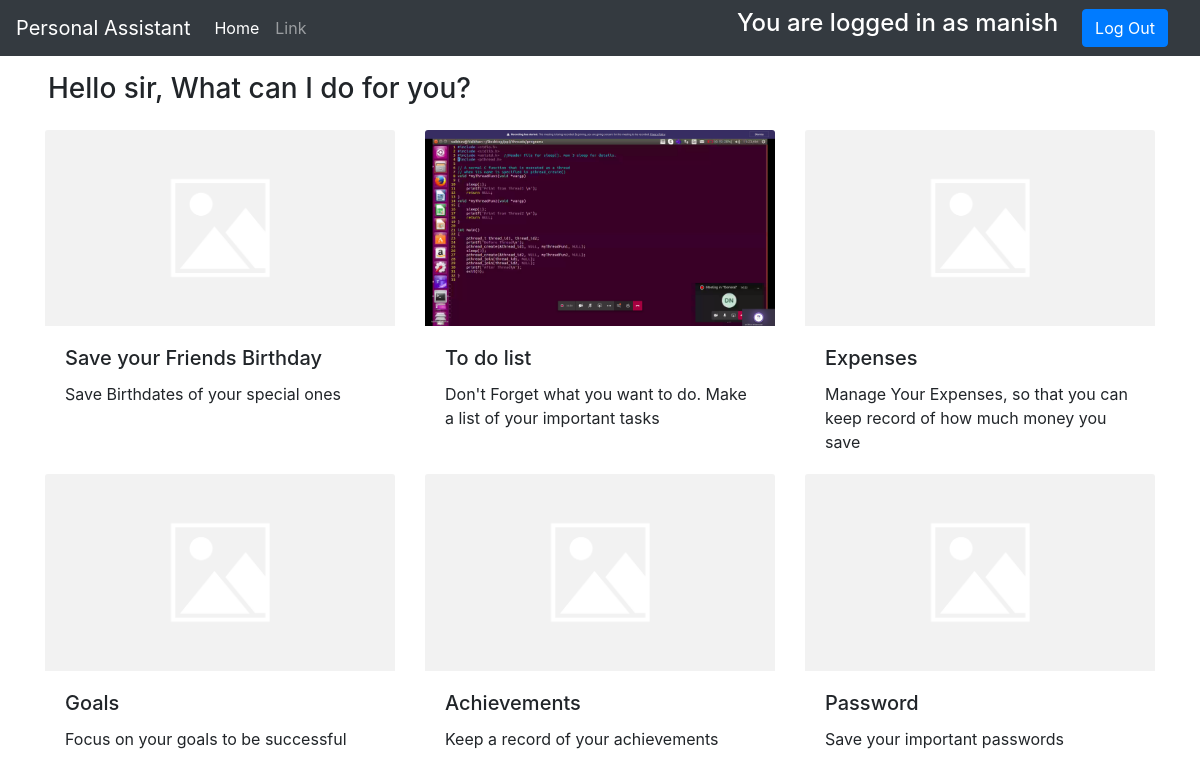
The app's page / (signed in) with its own data.
### assistant/models.py (models this page shows, shortened)
class task(models.Model):
    task_name = models.CharField(max_length = 40)
    task_desc = models.CharField(max_length = 200)
    task_ima = models.ImageField(upload_to = 'assistant/images/')
    task_url = models.CharField(max_length = 20, default = '#')

### assistant/views.py (the view)
# urls.py: path('', include('assistant.urls')),
def assistant(request):
    tasks = task.objects.all()
    params ={'tasklist' : tasks}
    return render(request, 'assistant/index.html', params)

### assistant/templates/assistant/index.html
{% extends 'assistant/basic.html' %}
  {% block body %}
    <div class="ml-5 mt-3">
        <h3>Hello sir, What can I do for you?</h1>
    </div>
    <div class = "container mt-4">
        <div class="row">
            {% for i in tasklist %}
            <div class="col-sm-4">
                <div class="card-group" >
                <a href = "{% url 'goals' idz=0 typer='none2' %}"><img class="card-img-top" src="media/{{i.task_ima}}" alt="Card image cap"></a>
                <div class="card-body">
                    <h5 class="card-title">{{i.task_name}}</h5>
                    <p class="card-text">{{i.task_desc}}</p>
                </div>
              </div>
            </div>
            {% if forloop.counter|divisibleby:3 and forloop.counter > 0 and not forloop.last %}
                </div><div class = "row">
            {% endif %}
        {% endfor %}
        </div>
        </div>
    {% endblock %}

### assistant/templates/assistant/basic.html (shortened to what this page needs)
<!doctype html>
<html lang="en">
  <head>
    <link rel="stylesheet" href="https://stackpath.bootstrapcdn.com/bootstrap/4.5.0/css/bootstrap.min.css">
  </head>
  <body>
      {% load static %}
    <nav class="navbar navbar-expand-lg navbar-dark bg-dark">
        <div class="collapse navbar-collapse" id="navbarTogglerDemo01">
          <a class="navbar-brand" href="{% url 'assistant' %}">Personal Assistant</a>
          <ul class="navbar-nav mr-auto mt-2 mt-lg-0">
            <li class="nav-item active">
              <a class="nav-link" href="#">Home <span class="sr-only">(current)</span></a>
            </li>
            <li class="nav-item">
              <a class="nav-link" href="#">Link</a>
            </li>
          </ul>
          <ul class="navbar-nav mr-3 mt-2 mt-lg-0">
            {% if user.is_authenticated %}
                <h4 style= "color:white;">You are logged in as {{request.user}}</h2>
                  <li class="nav-item active ml-4">
                    <a href="{% url 'LogOut' %}"><button type="button" class="btn btn-primary">
                      Log Out
                    </button></a>
                  </li>
          {% endif %}
        </ul>
        </div>
      </nav>
      {% block body %}
    {% endblock %}
  </body>
</html>

### records on screen
task: task_ima (placeholder picture), task_name "Save your Friends Birthday", task_desc "Save Birthdates of your special ones"
task: task_ima (picture), task_name "To do list", task_desc "Don't Forget what you want to do. Make a list of your important tasks"
task: task_ima (placeholder picture), task_name "Expenses", task_desc "Manage Your Expenses, so that you can keep record of how much money you save"
task: task_ima (placeholder picture), task_name "Goals", task_desc "Focus on your goals to be successful"
task: task_ima (placeholder picture), task_name "Achievements", task_desc "Keep a record of your achievements"
task: task_ima (placeholder picture), task_name "Password", task_desc "Save your important passwords"

### other values on screen
{{ request.user }} "manish"
